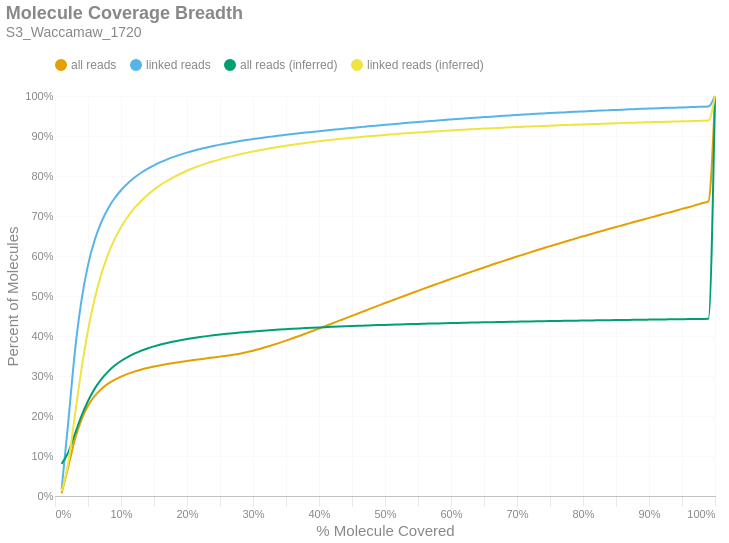

Notebook cell for this chart:
### Markdown cell above
### Molecule Read Coverage
This chart shows molecule coverage breadth as computed by the number of bases aligned to that molecule. In other words, "*how much of each unique long molecule is actually sequenced/aligned?*" Keep in mind there is a distinction between sequences and alignments, since some sequences belonging to a particular molecule may not align well and wouldn't appear in the alignment data. This chart also shows molecule coverage breadth as computed by the *inferred fragment* from which the aligned sequences originate. Unlike read coverage, this calculation takes into account the total insert size, including unsequenced gaps between the forward and reverse reads. Like the previous figures, these are cumulative percents.

### Code cell
if SKIPLR:
    print_html(f"Skipped")
else:
    binned_df = consolidated_hist(valids['coverage_bp'], mask, 0.01, True)
    binned_df_inf = consolidated_hist(valids['coverage_inserts'], mask, 0.01, True)
    binned_df = binned_df.with_columns(pl.lit(binned_df_inf['all reads (cumsum)']).alias('all reads (inferred)'))
    binned_df = binned_df.with_columns(pl.lit(binned_df_inf['linked reads (cumsum)']).alias('linked reads (inferred)'))
    binned_df = binned_df.with_columns(
        (pl.col('bin').cast(pl.Float64) + 0.01).alias('right_edge')
    )

    with SafeRender(binned_df):
        (
            density_plot(binned_df, 'Molecule Coverage Breadth', samplename, 'molcov', ['all reads (inferred)','linked reads (inferred)'])
            .encode(
                #x=alt.X('bin:Q', title="% Molecule Covered").axis(format = '%').scale(padding=0),
                x=alt.X('right_edge:Q', title="% Molecule Covered").axis(format='%').scale(padding=0),
                y=alt.Y('value:Q', title='Percent of Molecules')
                    .axis(format='%')
                    .stack(False)
                    .scale(domainMin=0, padding=0),
                color=alt.Color("key:N").scale(domain = ["all reads", "linked reads", "all reads (inferred)", "linked reads (inferred)"]),
                tooltip = [
                    alt.Tooltip("key:N", title = "Data Type"),
                    alt.Tooltip("range_label:N", title="% Molecule Covered"),
                    alt.Tooltip("value:Q", format = ".2%", title="% Molecules")
                ]
            )
        ).display()

### Figure 1 — Vega-Lite specification as saved in the notebook (floating-point values rounded to 4 significant figures)
{"width": "container", "height": 400, "config": {"title": {"anchor": "start", "dy": -15, "fontSize": 18, "color": "#888888", "subtitleColor": "#888888", "subtitleFontSize": 14}, "arc": {"fill": "#0072B2"}, "axis": {"domainColor": "#888888", "domainWidth": 0.5, "gridWidth": 0.2, "grid": false, "titleFontWeight": 400, "titleFontSize": 15, "labelFontSize": 11, "labelColor": "#888888", "tickColor": "#888888", "tickWidth": 0.2, "titleColor": "#888888"}, "axisBand": {"grid": false}, "axisX": {"grid": true, "tickSize": 10, "domainCap": "round"}, "axisY": {"domain": false, "grid": true, "tickSize": 0, "domainCap": "round"}, "background": "transparent", "header": {"labelFontSize": 15, "labelColor": "#888888", "titleFontSize": 15, "titleFontWeight": 600, "titleColor": "#888888"}, "legend": {"labelFont": "sans-serif", "labelFontSize": 12, "labelColor": "#888888", "symbolSize": 100, "symbolType": "circle", "titleFontSize": 12, "titlePadding": 10, "titleColor": "#888888", "title": null, "orient": "top"}, "range": {"category": ["#E69F00", "#56B4E9", "#009E73", "#F0E442", "#0072B2", "#D55E00", "#CC79A7", "#000000"], "diverging": ["#cfe8f3", "#a2d4ec", "#73bfe2", "#46abdb", "#1696d2", "#12719e"]}, "area": {"fill": "#0072B2", "fillOpacity": 0.7, "line": true, "strokeOpacity": 0.7}, "line": {"color": "#0072B2", "stroke": "#0072B2", "strokeWidth": 2}, "trail": {"color": "#0072B2", "stroke": "#0072B2", "strokeWidth": 0, "size": 1}, "point": {"filled": true, "fillOpacity": 1.0, "size": 95}, "text": {"color": "#888888", "fontSize": 11, "align": "right", "fontWeight": 400, "size": 11}, "bar": {"fill": "#0072B2", "stroke": null}, "view": {"stroke": null, "continuousWidth": 660, "continuousHeight": 400}}, "data": {"name": "data-78c37c9bb3a6e56a76488d8385a5f533"}, "mark": {"type": "line", "interpolate": "monotone", "point": {"opacity": 0, "size": 275}}, "encoding": {"color": {"field": "key", "scale": {"domain": ["all reads", "linked reads", "all reads (inferred)", "linked reads (inferred)"]}, "type": "nominal"}, "tooltip": [{"field": "key", "title": "Data Type", "type": "nominal"}, {"field": "range_label", "title": "% Molecule Covered", "type": "nominal"}, {"field": "value", "format": ".2%", "title": "% Molecules", "type": "quantitative"}], "x": {"axis": {"format": "%"}, "field": "right_edge", "scale": {"padding": 0}, "title": "% Molecule Covered", "type": "quantitative"}, "y": {"axis": {"format": "%"}, "field": "value", "scale": {"domainMin": 0, "padding": 0}, "stack": false, "title": "Percent of Molecules", "type": "quantitative"}}, "params": [{"name": "param_c36ac31b6afebe62", "select": {"type": "point", "fields": ["key"]}, "bind": "legend"}], "title": {"text": "Molecule Coverage Breadth", "subtitle": "S3_Waccamaw_1720"}, "transform": [{"fold": ["all reads (cumsum)", "linked reads (cumsum)", "all reads (inferred)", "linked reads (inferred)"]}, {"calculate": "replace(datum.key, ' (cumsum)', '')", "as": "key"}, {"filter": {"param": "param_c36ac31b6afebe62"}}], "usermeta": {"embedOptions": {"downloadFileName": "S3_Waccamaw_1720.molcov"}}, "$schema": "https://vega.github.io/schema/vega-lite/v6.1.0.json", "datasets": {"data-78c37c9bb3a6e56a76488d8385a5f533": [{"bin": "0.0", "interval": "0.0-0.01", "all reads": 0.006681, "linked reads": 0.01594, "all reads (cumsum)": 0.006681, "linked reads (cumsum)": 0.01594, "range_label": "0.0-0.01", "all reads (inferred)": 0.08042, "linked reads (inferred)": 0.01157, "right_edge": 0.01}, {"bin": "0.01", "interval": "0.01-0.02", "all reads": 0.06554, "linked reads": 0.1673, "all reads (cumsum)": 0.07222, "linked reads (cumsum)": 0.1833, "range_label": "0.01-0.02", "all reads (inferred)": 0.1085, "linked reads (inferred)": 0.0823, "right_edge": 0.02}, {"bin": "0.02", "interval": "0.02-0.03", "all reads": 0.06816, "linked reads": 0.1753, "all reads (cumsum)": 0.1404, "linked reads (cumsum)": 0.3586, "range_label": "0.02-0.03", "all reads (inferred)": 0.1544, "linked reads (inferred)": 0.1999, "right_edge": 0.03}, {"bin": "0.03", "interval": "0.03-0.04", "all reads": 0.05012, "linked reads": 0.129, "all reads (cumsum)": 0.1905, "linked reads (cumsum)": 0.4876, "range_label": "0.03-0.04", "all reads (inferred)": 0.1994, "linked reads (inferred)": 0.316, "right_edge": 0.04}, {"bin": "0.04", "interval": "0.04-0.05", "all reads": 0.03485, "linked reads": 0.08955, "all reads (cumsum)": 0.2254, "linked reads (cumsum)": 0.5771, "range_label": "0.04-0.05", "all reads (inferred)": 0.2374, "linked reads (inferred)": 0.4138, "right_edge": 0.05}, {"bin": "0.05", "interval": "0.05-0.06", "all reads": 0.02427, "linked reads": 0.06224, "all reads (cumsum)": 0.2496, "linked reads (cumsum)": 0.6394, "range_label": "0.05-0.06", "all reads (inferred)": 0.2678, "linked reads (inferred)": 0.4923, "right_edge": 0.06}, {"bin": "0.06", "interval": "0.06-0.07", "all reads": 0.0175, "linked reads": 0.04477, "all reads (cumsum)": 0.2671, "linked reads (cumsum)": 0.6841, "range_label": "0.06-0.07", "all reads (inferred)": 0.2917, "linked reads (inferred)": 0.554, "right_edge": 0.07}, {"bin": "0.07", "interval": "0.07-0.08", "all reads": 0.01315, "linked reads": 0.03358, "all reads (cumsum)": 0.2803, "linked reads (cumsum)": 0.7177, "range_label": "0.07-0.08", "all reads (inferred)": 0.3104, "linked reads (inferred)": 0.6022, "right_edge": 0.08}, {"bin": "0.08", "interval": "0.08-0.09", "all reads": 0.0102, "linked reads": 0.02597, "all reads (cumsum)": 0.2905, "linked reads (cumsum)": 0.7437, "range_label": "0.08-0.09", "all reads (inferred)": 0.3254, "linked reads (inferred)": 0.6409, "right_edge": 0.09}, {"bin": "0.09", "interval": "0.09-0.1", "all reads": 0.00817, "linked reads": 0.02072, "all reads (cumsum)": 0.2987, "linked reads (cumsum)": 0.7644, "range_label": "0.09-0.1", "all reads (inferred)": 0.3375, "linked reads (inferred)": 0.672, "right_edge": 0.1}, {"bin": "0.1", "interval": "0.1-0.11", "all reads": 0.006699, "linked reads": 0.0169, "all reads (cumsum)": 0.3054, "linked reads (cumsum)": 0.7813, "range_label": "0.1-0.11", "all reads (inferred)": 0.3474, "linked reads (inferred)": 0.6975, "right_edge": 0.11}, {"bin": "0.11", "interval": "0.11-0.12", "all reads": 0.005638, "linked reads": 0.01419, "all reads (cumsum)": 0.311, "linked reads (cumsum)": 0.7955, "range_label": "0.11-0.12", "all reads (inferred)": 0.3557, "linked reads (inferred)": 0.7189, "right_edge": 0.12}, {"bin": "0.12", "interval": "0.12-0.13", "all reads": 0.004788, "linked reads": 0.01198, "all reads (cumsum)": 0.3158, "linked reads (cumsum)": 0.8075, "range_label": "0.12-0.13", "all reads (inferred)": 0.3628, "linked reads (inferred)": 0.737, "right_edge": 0.13}, {"bin": "0.13", "interval": "0.13-0.14", "all reads": 0.004108, "linked reads": 0.01021, "all reads (cumsum)": 0.3199, "linked reads (cumsum)": 0.8177, "range_label": "0.13-0.14", "all reads (inferred)": 0.3688, "linked reads (inferred)": 0.7525, "right_edge": 0.14}, {"bin": "0.14", "interval": "0.14-0.15", "all reads": 0.003643, "linked reads": 0.008964, "all reads (cumsum)": 0.3235, "linked reads (cumsum)": 0.8266, "range_label": "0.14-0.15", "all reads (inferred)": 0.374, "linked reads (inferred)": 0.7659, "right_edge": 0.15}, {"bin": "0.15", "interval": "0.15-0.16", "all reads": 0.003269, "linked reads": 0.00789, "all reads (cumsum)": 0.3268, "linked reads (cumsum)": 0.8345, "range_label": "0.15-0.16", "all reads (inferred)": 0.3786, "linked reads (inferred)": 0.7777, "right_edge": 0.16}, {"bin": "0.16", "interval": "0.16-0.17", "all reads": 0.002973, "linked reads": 0.007006, "all reads (cumsum)": 0.3298, "linked reads (cumsum)": 0.8415, "range_label": "0.16-0.17", "all reads (inferred)": 0.3827, "linked reads (inferred)": 0.7881, "right_edge": 0.17}, {"bin": "0.17", "interval": "0.17-0.18", "all reads": 0.002728, "linked reads": 0.006199, "all reads (cumsum)": 0.3325, "linked reads (cumsum)": 0.8477, "range_label": "0.17-0.18", "all reads (inferred)": 0.3863, "linked reads (inferred)": 0.7973, "right_edge": 0.18}, {"bin": "0.18", "interval": "0.18-0.19", "all reads": 0.002587, "linked reads": 0.00569, "all reads (cumsum)": 0.3351, "linked reads (cumsum)": 0.8534, "range_label": "0.18-0.19", "all reads (inferred)": 0.3895, "linked reads (inferred)": 0.8056, "right_edge": 0.19}, {"bin": "0.19", "interval": "0.19-0.2", "all reads": 0.002404, "linked reads": 0.005076, "all reads (cumsum)": 0.3375, "linked reads (cumsum)": 0.8585, "range_label": "0.19-0.2", "all reads (inferred)": 0.3925, "linked reads (inferred)": 0.8131, "right_edge": 0.2}, {"bin": "0.2", "interval": "0.2-0.21", "all reads": 0.002262, "linked reads": 0.004564, "all reads (cumsum)": 0.3398, "linked reads (cumsum)": 0.8631, "range_label": "0.2-0.21", "all reads (inferred)": 0.3951, "linked reads (inferred)": 0.8199, "right_edge": 0.21}, {"bin": "0.21", "interval": "0.21-0.22", "all reads": 0.00223, "linked reads": 0.004266, "all reads (cumsum)": 0.342, "linked reads (cumsum)": 0.8673, "range_label": "0.21-0.22", "all reads (inferred)": 0.3975, "linked reads (inferred)": 0.8259, "right_edge": 0.22}, {"bin": "0.22", "interval": "0.22-0.23", "all reads": 0.002166, "linked reads": 0.003899, "all reads (cumsum)": 0.3442, "linked reads (cumsum)": 0.8712, "range_label": "0.22-0.23", "all reads (inferred)": 0.3997, "linked reads (inferred)": 0.8316, "right_edge": 0.23}, {"bin": "0.23", "interval": "0.23-0.24", "all reads": 0.002145, "linked reads": 0.00366, "all reads (cumsum)": 0.3463, "linked reads (cumsum)": 0.8749, "range_label": "0.23-0.24", "all reads (inferred)": 0.4017, "linked reads (inferred)": 0.8368, "right_edge": 0.24}, {"bin": "0.24", "interval": "0.24-0.25", "all reads": 0.002156, "linked reads": 0.003516, "all reads (cumsum)": 0.3485, "linked reads (cumsum)": 0.8784, "range_label": "0.24-0.25", "all reads (inferred)": 0.4036, "linked reads (inferred)": 0.8417, "right_edge": 0.25}, {"bin": "0.25", "interval": "0.25-0.26", "all reads": 0.002147, "linked reads": 0.003095, "all reads (cumsum)": 0.3506, "linked reads (cumsum)": 0.8815, "range_label": "0.25-0.26", "all reads (inferred)": 0.4054, "linked reads (inferred)": 0.8462, "right_edge": 0.26}, {"bin": "0.26", "interval": "0.26-0.27", "all reads": 0.002402, "linked reads": 0.002928, "all reads (cumsum)": 0.353, "linked reads (cumsum)": 0.8844, "range_label": "0.26-0.27", "all reads (inferred)": 0.407, "linked reads (inferred)": 0.8503, "right_edge": 0.27}, {"bin": "0.27", "interval": "0.27-0.28", "all reads": 0.002889, "linked reads": 0.002796, "all reads (cumsum)": 0.3559, "linked reads (cumsum)": 0.8872, "range_label": "0.27-0.28", "all reads (inferred)": 0.4086, "linked reads (inferred)": 0.8542, "right_edge": 0.28}, {"bin": "0.28", "interval": "0.28-0.29", "all reads": 0.003412, "linked reads": 0.002611, "all reads (cumsum)": 0.3593, "linked reads (cumsum)": 0.8898, "range_label": "0.28-0.29", "all reads (inferred)": 0.41, "linked reads (inferred)": 0.8579, "right_edge": 0.29}, {"bin": "0.29", "interval": "0.29-0.3", "all reads": 0.003909, "linked reads": 0.002422, "all reads (cumsum)": 0.3632, "linked reads (cumsum)": 0.8923, "range_label": "0.29-0.3", "all reads (inferred)": 0.4113, "linked reads (inferred)": 0.8613, "right_edge": 0.3}, {"bin": "0.3", "interval": "0.3-0.31", "all reads": 0.004348, "linked reads": 0.002352, "all reads (cumsum)": 0.3676, "linked reads (cumsum)": 0.8946, "range_label": "0.3-0.31", "all reads (inferred)": 0.4126, "linked reads (inferred)": 0.8644, "right_edge": 0.31}, {"bin": "0.31", "interval": "0.31-0.32", "all reads": 0.004834, "linked reads": 0.002305, "all reads (cumsum)": 0.3724, "linked reads (cumsum)": 0.8969, "range_label": "0.31-0.32", "all reads (inferred)": 0.4138, "linked reads (inferred)": 0.8675, "right_edge": 0.32}, {"bin": "0.32", "interval": "0.32-0.33", "all reads": 0.005156, "linked reads": 0.002068, "all reads (cumsum)": 0.3775, "linked reads (cumsum)": 0.899, "range_label": "0.32-0.33", "all reads (inferred)": 0.4149, "linked reads (inferred)": 0.8704, "right_edge": 0.33}, {"bin": "0.33", "interval": "0.33-0.34", "all reads": 0.005318, "linked reads": 0.002028, "all reads (cumsum)": 0.3829, "linked reads (cumsum)": 0.901, "range_label": "0.33-0.34", "all reads (inferred)": 0.416, "linked reads (inferred)": 0.8731, "right_edge": 0.34}, {"bin": "0.34", "interval": "0.34-0.35", "all reads": 0.005594, "linked reads": 0.001998, "all reads (cumsum)": 0.3885, "linked reads (cumsum)": 0.903, "range_label": "0.34-0.35", "all reads (inferred)": 0.417, "linked reads (inferred)": 0.8756, "right_edge": 0.35}, {"bin": "0.35", "interval": "0.35-0.36", "all reads": 0.005761, "linked reads": 0.001884, "all reads (cumsum)": 0.3942, "linked reads (cumsum)": 0.9049, "range_label": "0.35-0.36", "all reads (inferred)": 0.418, "linked reads (inferred)": 0.8781, "right_edge": 0.36}, {"bin": "0.36", "interval": "0.36-0.37", "all reads": 0.005942, "linked reads": 0.001822, "all reads (cumsum)": 0.4002, "linked reads (cumsum)": 0.9067, "range_label": "0.36-0.37", "all reads (inferred)": 0.4189, "linked reads (inferred)": 0.8804, "right_edge": 0.37}, {"bin": "0.37", "interval": "0.37-0.38", "all reads": 0.00607, "linked reads": 0.001782, "all reads (cumsum)": 0.4062, "linked reads (cumsum)": 0.9085, "range_label": "0.37-0.38", "all reads (inferred)": 0.4198, "linked reads (inferred)": 0.8826, "right_edge": 0.38}, {"bin": "0.38", "interval": "0.38-0.39", "all reads": 0.006148, "linked reads": 0.00176, "all reads (cumsum)": 0.4124, "linked reads (cumsum)": 0.9103, "range_label": "0.38-0.39", "all reads (inferred)": 0.4206, "linked reads (inferred)": 0.8847, "right_edge": 0.39}, {"bin": "0.39", "interval": "0.39-0.4", "all reads": 0.006362, "linked reads": 0.00175, "all reads (cumsum)": 0.4187, "linked reads (cumsum)": 0.912, "range_label": "0.39-0.4", "all reads (inferred)": 0.4214, "linked reads (inferred)": 0.8867, "right_edge": 0.4}, {"bin": "0.4", "interval": "0.4-0.41", "all reads": 0.006252, "linked reads": 0.001704, "all reads (cumsum)": 0.425, "linked reads (cumsum)": 0.9137, "range_label": "0.4-0.41", "all reads (inferred)": 0.4222, "linked reads (inferred)": 0.8887, "right_edge": 0.41}, {"bin": "0.41", "interval": "0.41-0.42", "all reads": 0.006355, "linked reads": 0.001658, "all reads (cumsum)": 0.4314, "linked reads (cumsum)": 0.9154, "range_label": "0.41-0.42", "all reads (inferred)": 0.4229, "linked reads (inferred)": 0.8905, "right_edge": 0.42}, {"bin": "0.42", "interval": "0.42-0.43", "all reads": 0.00644, "linked reads": 0.001649, "all reads (cumsum)": 0.4378, "linked reads (cumsum)": 0.917, "range_label": "0.42-0.43", "all reads (inferred)": 0.4236, "linked reads (inferred)": 0.8923, "right_edge": 0.43}, {"bin": "0.43", "interval": "0.43-0.44", "all reads": 0.006359, "linked reads": 0.001667, "all reads (cumsum)": 0.4442, "linked reads (cumsum)": 0.9187, "range_label": "0.43-0.44", "all reads (inferred)": 0.4243, "linked reads (inferred)": 0.894, "right_edge": 0.44}, {"bin": "0.44", "interval": "0.44-0.45", "all reads": 0.006398, "linked reads": 0.001603, "all reads (cumsum)": 0.4506, "linked reads (cumsum)": 0.9203, "range_label": "0.44-0.45", "all reads (inferred)": 0.4249, "linked reads (inferred)": 0.8956, "right_edge": 0.45}, {"bin": "0.45", "interval": "0.45-0.46", "all reads": 0.006412, "linked reads": 0.0016, "all reads (cumsum)": 0.457, "linked reads (cumsum)": 0.9219, "range_label": "0.45-0.46", "all reads (inferred)": 0.4255, "linked reads (inferred)": 0.8972, "right_edge": 0.46}, {"bin": "0.46", "interval": "0.46-0.47", "all reads": 0.006302, "linked reads": 0.001527, "all reads (cumsum)": 0.4633, "linked reads (cumsum)": 0.9234, "range_label": "0.46-0.47", "all reads (inferred)": 0.4261, "linked reads (inferred)": 0.8986, "right_edge": 0.47}, {"bin": "0.47", "interval": "0.47-0.48", "all reads": 0.006389, "linked reads": 0.001544, "all reads (cumsum)": 0.4697, "linked reads (cumsum)": 0.925, "range_label": "0.47-0.48", "all reads (inferred)": 0.4267, "linked reads (inferred)": 0.9, "right_edge": 0.48}, {"bin": "0.48", "interval": "0.48-0.49", "all reads": 0.006113, "linked reads": 0.001508, "all reads (cumsum)": 0.4758, "linked reads (cumsum)": 0.9265, "range_label": "0.48-0.49", "all reads (inferred)": 0.4272, "linked reads (inferred)": 0.9014, "right_edge": 0.49}, {"bin": "0.49", "interval": "0.49-0.5", "all reads": 0.006806, "linked reads": 0.001533, "all reads (cumsum)": 0.4826, "linked reads (cumsum)": 0.928, "range_label": "0.49-0.5", "all reads (inferred)": 0.4278, "linked reads (inferred)": 0.9028, "right_edge": 0.5}, {"bin": "0.5", "interval": "0.5-0.51", "all reads": 0.005738, "linked reads": 0.001403, "all reads (cumsum)": 0.4883, "linked reads (cumsum)": 0.9294, "range_label": "0.5-0.51", "all reads (inferred)": 0.4283, "linked reads (inferred)": 0.9041, "right_edge": 0.51}, {"bin": "0.51", "interval": "0.51-0.52", "all reads": 0.006353, "linked reads": 0.001405, "all reads (cumsum)": 0.4947, "linked reads (cumsum)": 0.9308, "range_label": "0.51-0.52", "all reads (inferred)": 0.4288, "linked reads (inferred)": 0.9053, "right_edge": 0.52}, {"bin": "0.52", "interval": "0.52-0.53", "all reads": 0.006056, "linked reads": 0.001396, "all reads (cumsum)": 0.5007, "linked reads (cumsum)": 0.9322, "range_label": "0.52-0.53", "all reads (inferred)": 0.4293, "linked reads (inferred)": 0.9066, "right_edge": 0.53}, {"bin": "0.53", "interval": "0.53-0.54", "all reads": 0.006168, "linked reads": 0.001382, "all reads (cumsum)": 0.5069, "linked reads (cumsum)": 0.9336, "range_label": "0.53-0.54", "all reads (inferred)": 0.4298, "linked reads (inferred)": 0.9077, "right_edge": 0.54}, {"bin": "0.54", "interval": "0.54-0.55", "all reads": 0.006039, "linked reads": 0.001367, "all reads (cumsum)": 0.5129, "linked reads (cumsum)": 0.935, "range_label": "0.54-0.55", "all reads (inferred)": 0.4302, "linked reads (inferred)": 0.9089, "right_edge": 0.55}, {"bin": "0.55", "interval": "0.55-0.56", "all reads": 0.006179, "linked reads": 0.001331, "all reads (cumsum)": 0.5191, "linked reads (cumsum)": 0.9363, "range_label": "0.55-0.56", "all reads (inferred)": 0.4307, "linked reads (inferred)": 0.9099, "right_edge": 0.56}, {"bin": "0.56", "interval": "0.56-0.57", "all reads": 0.005999, "linked reads": 0.001301, "all reads (cumsum)": 0.5251, "linked reads (cumsum)": 0.9376, "range_label": "0.56-0.57", "all reads (inferred)": 0.4311, "linked reads (inferred)": 0.911, "right_edge": 0.57}, {"bin": "0.57", "interval": "0.57-0.58", "all reads": 0.005822, "linked reads": 0.001267, "all reads (cumsum)": 0.5309, "linked reads (cumsum)": 0.9389, "range_label": "0.57-0.58", "all reads (inferred)": 0.4315, "linked reads (inferred)": 0.9121, "right_edge": 0.58}, {"bin": "0.58", "interval": "0.58-0.59", "all reads": 0.005962, "linked reads": 0.001271, "all reads (cumsum)": 0.5369, "linked reads (cumsum)": 0.9401, "range_label": "0.58-0.59", "all reads (inferred)": 0.4319, "linked reads (inferred)": 0.9131, "right_edge": 0.59}, {"bin": "0.59", "interval": "0.59-0.6", "all reads": 0.005946, "linked reads": 0.001259, "all reads (cumsum)": 0.5428, "linked reads (cumsum)": 0.9414, "range_label": "0.59-0.6", "all reads (inferred)": 0.4323, "linked reads (inferred)": 0.914, "right_edge": 0.6}, {"bin": "0.6", "interval": "0.6-0.61", "all reads": 0.005653, "linked reads": 0.001258, "all reads (cumsum)": 0.5485, "linked reads (cumsum)": 0.9426, "range_label": "0.6-0.61", "all reads (inferred)": 0.4327, "linked reads (inferred)": 0.915, "right_edge": 0.61}, {"bin": "0.61", "interval": "0.61-0.62", "all reads": 0.00582, "linked reads": 0.001204, "all reads (cumsum)": 0.5543, "linked reads (cumsum)": 0.9439, "range_label": "0.61-0.62", "all reads (inferred)": 0.4331, "linked reads (inferred)": 0.9159, "right_edge": 0.62}, {"bin": "0.62", "interval": "0.62-0.63", "all reads": 0.005697, "linked reads": 0.001163, "all reads (cumsum)": 0.56, "linked reads (cumsum)": 0.945, "range_label": "0.62-0.63", "all reads (inferred)": 0.4334, "linked reads (inferred)": 0.9167, "right_edge": 0.63}, {"bin": "0.63", "interval": "0.63-0.64", "all reads": 0.005679, "linked reads": 0.001109, "all reads (cumsum)": 0.5657, "linked reads (cumsum)": 0.9461, "range_label": "0.63-0.64", "all reads (inferred)": 0.4338, "linked reads (inferred)": 0.9176, "right_edge": 0.64}, {"bin": "0.64", "interval": "0.64-0.65", "all reads": 0.005551, "linked reads": 0.001117, "all reads (cumsum)": 0.5712, "linked reads (cumsum)": 0.9472, "range_label": "0.64-0.65", "all reads (inferred)": 0.4342, "linked reads (inferred)": 0.9185, "right_edge": 0.65}, {"bin": "0.65", "interval": "0.65-0.66", "all reads": 0.00576, "linked reads": 0.001157, "all reads (cumsum)": 0.577, "linked reads (cumsum)": 0.9484, "range_label": "0.65-0.66", "all reads (inferred)": 0.4345, "linked reads (inferred)": 0.9193, "right_edge": 0.66}, {"bin": "0.66", "interval": "0.66-0.67", "all reads": 0.005429, "linked reads": 0.001047, "all reads (cumsum)": 0.5824, "linked reads (cumsum)": 0.9494, "range_label": "0.66-0.67", "all reads (inferred)": 0.4348, "linked reads (inferred)": 0.9201, "right_edge": 0.67}, {"bin": "0.67", "interval": "0.67-0.68", "all reads": 0.00546, "linked reads": 0.001061, "all reads (cumsum)": 0.5879, "linked reads (cumsum)": 0.9505, "range_label": "0.67-0.68", "all reads (inferred)": 0.4352, "linked reads (inferred)": 0.9209, "right_edge": 0.68}, {"bin": "0.68", "interval": "0.68-0.69", "all reads": 0.005357, "linked reads": 0.00104, "all reads (cumsum)": 0.5932, "linked reads (cumsum)": 0.9515, "range_label": "0.68-0.69", "all reads (inferred)": 0.4355, "linked reads (inferred)": 0.9217, "right_edge": 0.69}, {"bin": "0.69", "interval": "0.69-0.7", "all reads": 0.005458, "linked reads": 0.001029, "all reads (cumsum)": 0.5987, "linked reads (cumsum)": 0.9526, "range_label": "0.69-0.7", "all reads (inferred)": 0.4358, "linked reads (inferred)": 0.9224, "right_edge": 0.7}, {"bin": "0.7", "interval": "0.7-0.71", "all reads": 0.005203, "linked reads": 0.0009862, "all reads (cumsum)": 0.6039, "linked reads (cumsum)": 0.9536, "range_label": "0.7-0.71", "all reads (inferred)": 0.4361, "linked reads (inferred)": 0.9231, "right_edge": 0.71}, {"bin": "0.71", "interval": "0.71-0.72", "all reads": 0.005191, "linked reads": 0.0009625, "all reads (cumsum)": 0.6091, "linked reads (cumsum)": 0.9545, "range_label": "0.71-0.72", "all reads (inferred)": 0.4364, "linked reads (inferred)": 0.9239, "right_edge": 0.72}, {"bin": "0.72", "interval": "0.72-0.73", "all reads": 0.005234, "linked reads": 0.0009475, "all reads (cumsum)": 0.6143, "linked reads (cumsum)": 0.9555, "range_label": "0.72-0.73", "all reads (inferred)": 0.4367, "linked reads (inferred)": 0.9246, "right_edge": 0.73}, {"bin": "0.73", "interval": "0.73-0.74", "all reads": 0.005067, "linked reads": 0.0009078, "all reads (cumsum)": 0.6194, "linked reads (cumsum)": 0.9564, "range_label": "0.73-0.74", "all reads (inferred)": 0.437, "linked reads (inferred)": 0.9253, "right_edge": 0.74}, {"bin": "0.74", "interval": "0.74-0.75", "all reads": 0.005286, "linked reads": 0.0009235, "all reads (cumsum)": 0.6247, "linked reads (cumsum)": 0.9573, "range_label": "0.74-0.75", "all reads (inferred)": 0.4373, "linked reads (inferred)": 0.9259, "right_edge": 0.75}, {"bin": "0.75", "interval": "0.75-0.76", "all reads": 0.004849, "linked reads": 0.0008504, "all reads (cumsum)": 0.6295, "linked reads (cumsum)": 0.9582, "range_label": "0.75-0.76", "all reads (inferred)": 0.4375, "linked reads (inferred)": 0.9266, "right_edge": 0.76}, {"bin": "0.76", "interval": "0.76-0.77", "all reads": 0.004965, "linked reads": 0.0008351, "all reads (cumsum)": 0.6345, "linked reads (cumsum)": 0.959, "range_label": "0.76-0.77", "all reads (inferred)": 0.4378, "linked reads (inferred)": 0.9272, "right_edge": 0.77}, {"bin": "0.77", "interval": "0.77-0.78", "all reads": 0.004939, "linked reads": 0.0008644, "all reads (cumsum)": 0.6394, "linked reads (cumsum)": 0.9599, "range_label": "0.77-0.78", "all reads (inferred)": 0.4381, "linked reads (inferred)": 0.9278, "right_edge": 0.78}, {"bin": "0.78", "interval": "0.78-0.79", "all reads": 0.004831, "linked reads": 0.0008004, "all reads (cumsum)": 0.6443, "linked reads (cumsum)": 0.9607, "range_label": "0.78-0.79", "all reads (inferred)": 0.4383, "linked reads (inferred)": 0.9284, "right_edge": 0.79}, {"bin": "0.79", "interval": "0.79-0.8", "all reads": 0.005011, "linked reads": 0.0008234, "all reads (cumsum)": 0.6493, "linked reads (cumsum)": 0.9615, "range_label": "0.79-0.8", "all reads (inferred)": 0.4386, "linked reads (inferred)": 0.929, "right_edge": 0.8}, {"bin": "0.8", "interval": "0.8-0.81", "all reads": 0.004603, "linked reads": 0.0007643, "all reads (cumsum)": 0.6539, "linked reads (cumsum)": 0.9622, "range_label": "0.8-0.81", "all reads (inferred)": 0.4388, "linked reads (inferred)": 0.9296, "right_edge": 0.81}, {"bin": "0.81", "interval": "0.81-0.82", "all reads": 0.004717, "linked reads": 0.0007753, "all reads (cumsum)": 0.6586, "linked reads (cumsum)": 0.963, "range_label": "0.81-0.82", "all reads (inferred)": 0.4391, "linked reads (inferred)": 0.9302, "right_edge": 0.82}, {"bin": "0.82", "interval": "0.82-0.83", "all reads": 0.004711, "linked reads": 0.0007293, "all reads (cumsum)": 0.6633, "linked reads (cumsum)": 0.9637, "range_label": "0.82-0.83", "all reads (inferred)": 0.4393, "linked reads (inferred)": 0.9307, "right_edge": 0.83}, {"bin": "0.83", "interval": "0.83-0.84", "all reads": 0.00466, "linked reads": 0.0007343, "all reads (cumsum)": 0.668, "linked reads (cumsum)": 0.9645, "range_label": "0.83-0.84", "all reads (inferred)": 0.4396, "linked reads (inferred)": 0.9313, "right_edge": 0.84}, {"bin": "0.84", "interval": "0.84-0.85", "all reads": 0.004524, "linked reads": 0.000723, "all reads (cumsum)": 0.6725, "linked reads (cumsum)": 0.9652, "range_label": "0.84-0.85", "all reads (inferred)": 0.4398, "linked reads (inferred)": 0.9318, "right_edge": 0.85}, {"bin": "0.85", "interval": "0.85-0.86", "all reads": 0.004568, "linked reads": 0.0007103, "all reads (cumsum)": 0.6771, "linked reads (cumsum)": 0.9659, "range_label": "0.85-0.86", "all reads (inferred)": 0.4401, "linked reads (inferred)": 0.9323, "right_edge": 0.86}, {"bin": "0.86", "interval": "0.86-0.87", "all reads": 0.004524, "linked reads": 0.0006896, "all reads (cumsum)": 0.6816, "linked reads (cumsum)": 0.9666, "range_label": "0.86-0.87", "all reads (inferred)": 0.4403, "linked reads (inferred)": 0.9328, "right_edge": 0.87}, {"bin": "0.87", "interval": "0.87-0.88", "all reads": 0.00456, "linked reads": 0.0006743, "all reads (cumsum)": 0.6861, "linked reads (cumsum)": 0.9673, "range_label": "0.87-0.88", "all reads (inferred)": 0.4405, "linked reads (inferred)": 0.9333, "right_edge": 0.88}, {"bin": "0.88", "interval": "0.88-0.89", "all reads": 0.004473, "linked reads": 0.0006642, "all reads (cumsum)": 0.6906, "linked reads (cumsum)": 0.9679, "range_label": "0.88-0.89", "all reads (inferred)": 0.4407, "linked reads (inferred)": 0.9339, "right_edge": 0.89}, {"bin": "0.89", "interval": "0.89-0.9", "all reads": 0.004614, "linked reads": 0.0006449, "all reads (cumsum)": 0.6952, "linked reads (cumsum)": 0.9686, "range_label": "0.89-0.9", "all reads (inferred)": 0.441, "linked reads (inferred)": 0.9344, "right_edge": 0.9}, {"bin": "0.9", "interval": "0.9-0.91", "all reads": 0.004276, "linked reads": 0.0005788, "all reads (cumsum)": 0.6995, "linked reads (cumsum)": 0.9692, "range_label": "0.9-0.91", "all reads (inferred)": 0.4412, "linked reads (inferred)": 0.9348, "right_edge": 0.91}, {"bin": "0.91", "interval": "0.91-0.92", "all reads": 0.004775, "linked reads": 0.0006039, "all reads (cumsum)": 0.7043, "linked reads (cumsum)": 0.9698, "range_label": "0.91-0.92", "all reads (inferred)": 0.4414, "linked reads (inferred)": 0.9353, "right_edge": 0.92}, {"bin": "0.92", "interval": "0.92-0.93", "all reads": 0.004151, "linked reads": 0.0005975, "all reads (cumsum)": 0.7084, "linked reads (cumsum)": 0.9704, "range_label": "0.92-0.93", "all reads (inferred)": 0.4416, "linked reads (inferred)": 0.9358, "right_edge": 0.93}, {"bin": "0.93", "interval": "0.93-0.94", "all reads": 0.004514, "linked reads": 0.0005648, "all reads (cumsum)": 0.7129, "linked reads (cumsum)": 0.9709, "range_label": "0.93-0.94", "all reads (inferred)": 0.4418, "linked reads (inferred)": 0.9362, "right_edge": 0.94}, {"bin": "0.94", "interval": "0.94-0.95", "all reads": 0.00492, "linked reads": 0.0005672, "all reads (cumsum)": 0.7179, "linked reads (cumsum)": 0.9715, "range_label": "0.94-0.95", "all reads (inferred)": 0.442, "linked reads (inferred)": 0.9367, "right_edge": 0.95}, {"bin": "0.95", "interval": "0.95-0.96", "all reads": 0.004092, "linked reads": 0.0005491, "all reads (cumsum)": 0.722, "linked reads (cumsum)": 0.972, "range_label": "0.95-0.96", "all reads (inferred)": 0.4423, "linked reads (inferred)": 0.9371, "right_edge": 0.96}, {"bin": "0.96", "interval": "0.96-0.97", "all reads": 0.00483, "linked reads": 0.0005478, "all reads (cumsum)": 0.7268, "linked reads (cumsum)": 0.9726, "range_label": "0.96-0.97", "all reads (inferred)": 0.4425, "linked reads (inferred)": 0.9376, "right_edge": 0.97}, {"bin": "0.97", "interval": "0.97-0.98", "all reads": 0.005077, "linked reads": 0.0005118, "all reads (cumsum)": 0.7319, "linked reads (cumsum)": 0.9731, "range_label": "0.97-0.98", "all reads (inferred)": 0.4427, "linked reads (inferred)": 0.9381, "right_edge": 0.98}, {"bin": "0.98", "interval": "0.98-0.99", "all reads": 0.004959, "linked reads": 0.0005435, "all reads (cumsum)": 0.7368, "linked reads (cumsum)": 0.9737, "range_label": "0.98-0.99", "all reads (inferred)": 0.443, "linked reads (inferred)": 0.9386, "right_edge": 0.99}, {"bin": "0.99", "interval": "0.99-1.0", "all reads": 0.2632, "linked reads": 0.02635, "all reads (cumsum)": 1.0, "linked reads (cumsum)": 1.0, "range_label": "0.99-1.0", "all reads (inferred)": 1.0, "linked reads (inferred)": 1.0, "right_edge": 1.0}]}}
